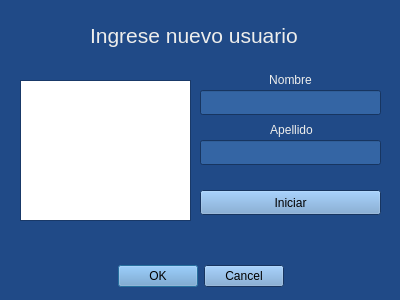
<?xml version="1.0" encoding="UTF-8"?>
<ui version="4.0">
 <class>Dialog1</class>
 <widget class="QDialog" name="Dialog1">
  <property name="geometry">
   <rect>
    <x>0</x>
    <y>0</y>
    <width>400</width>
    <height>300</height>
   </rect>
  </property>
  <property name="palette">
   <palette>
    <active>
     <colorrole role="WindowText">
      <brush brushstyle="SolidPattern">
       <color alpha="255">
        <red>238</red>
        <green>238</green>
        <blue>236</blue>
       </color>
      </brush>
     </colorrole>
     <colorrole role="Button">
      <brush brushstyle="SolidPattern">
       <color alpha="255">
        <red>114</red>
        <green>159</green>
        <blue>207</blue>
       </color>
      </brush>
     </colorrole>
     <colorrole role="Light">
      <brush brushstyle="SolidPattern">
       <color alpha="255">
        <red>48</red>
        <green>111</green>
        <blue>203</blue>
       </color>
      </brush>
     </colorrole>
     <colorrole role="Midlight">
      <brush brushstyle="SolidPattern">
       <color alpha="255">
        <red>40</red>
        <green>92</green>
        <blue>169</blue>
       </color>
      </brush>
     </colorrole>
     <colorrole role="Dark">
      <brush brushstyle="SolidPattern">
       <color alpha="255">
        <red>16</red>
        <green>37</green>
        <blue>67</blue>
       </color>
      </brush>
     </colorrole>
     <colorrole role="Mid">
      <brush brushstyle="SolidPattern">
       <color alpha="255">
        <red>21</red>
        <green>49</green>
        <blue>90</blue>
       </color>
      </brush>
     </colorrole>
     <colorrole role="Text">
      <brush brushstyle="SolidPattern">
       <color alpha="255">
        <red>238</red>
        <green>238</green>
        <blue>236</blue>
       </color>
      </brush>
     </colorrole>
     <colorrole role="BrightText">
      <brush brushstyle="SolidPattern">
       <color alpha="255">
        <red>255</red>
        <green>255</green>
        <blue>255</blue>
       </color>
      </brush>
     </colorrole>
     <colorrole role="ButtonText">
      <brush brushstyle="SolidPattern">
       <color alpha="255">
        <red>0</red>
        <green>0</green>
        <blue>0</blue>
       </color>
      </brush>
     </colorrole>
     <colorrole role="Base">
      <brush brushstyle="SolidPattern">
       <color alpha="255">
        <red>255</red>
        <green>255</green>
        <blue>255</blue>
       </color>
      </brush>
     </colorrole>
     <colorrole role="Window">
      <brush brushstyle="SolidPattern">
       <color alpha="255">
        <red>32</red>
        <green>74</green>
        <blue>135</blue>
       </color>
      </brush>
     </colorrole>
     <colorrole role="Shadow">
      <brush brushstyle="SolidPattern">
       <color alpha="255">
        <red>0</red>
        <green>0</green>
        <blue>0</blue>
       </color>
      </brush>
     </colorrole>
     <colorrole role="AlternateBase">
      <brush brushstyle="SolidPattern">
       <color alpha="255">
        <red>143</red>
        <green>164</green>
        <blue>195</blue>
       </color>
      </brush>
     </colorrole>
     <colorrole role="ToolTipBase">
      <brush brushstyle="SolidPattern">
       <color alpha="255">
        <red>255</red>
        <green>255</green>
        <blue>220</blue>
       </color>
      </brush>
     </colorrole>
     <colorrole role="ToolTipText">
      <brush brushstyle="SolidPattern">
       <color alpha="255">
        <red>238</red>
        <green>238</green>
        <blue>236</blue>
       </color>
      </brush>
     </colorrole>
    </active>
    <inactive>
     <colorrole role="WindowText">
      <brush brushstyle="SolidPattern">
       <color alpha="255">
        <red>238</red>
        <green>238</green>
        <blue>236</blue>
       </color>
      </brush>
     </colorrole>
     <colorrole role="Button">
      <brush brushstyle="SolidPattern">
       <color alpha="255">
        <red>114</red>
        <green>159</green>
        <blue>207</blue>
       </color>
      </brush>
     </colorrole>
     <colorrole role="Light">
      <brush brushstyle="SolidPattern">
       <color alpha="255">
        <red>48</red>
        <green>111</green>
        <blue>203</blue>
       </color>
      </brush>
     </colorrole>
     <colorrole role="Midlight">
      <brush brushstyle="SolidPattern">
       <color alpha="255">
        <red>40</red>
        <green>92</green>
        <blue>169</blue>
       </color>
      </brush>
     </colorrole>
     <colorrole role="Dark">
      <brush brushstyle="SolidPattern">
       <color alpha="255">
        <red>16</red>
        <green>37</green>
        <blue>67</blue>
       </color>
      </brush>
     </colorrole>
     <colorrole role="Mid">
      <brush brushstyle="SolidPattern">
       <color alpha="255">
        <red>21</red>
        <green>49</green>
        <blue>90</blue>
       </color>
      </brush>
     </colorrole>
     <colorrole role="Text">
      <brush brushstyle="SolidPattern">
       <color alpha="255">
        <red>238</red>
        <green>238</green>
        <blue>236</blue>
       </color>
      </brush>
     </colorrole>
     <colorrole role="BrightText">
      <brush brushstyle="SolidPattern">
       <color alpha="255">
        <red>255</red>
        <green>255</green>
        <blue>255</blue>
       </color>
      </brush>
     </colorrole>
     <colorrole role="ButtonText">
      <brush brushstyle="SolidPattern">
       <color alpha="255">
        <red>0</red>
        <green>0</green>
        <blue>0</blue>
       </color>
      </brush>
     </colorrole>
     <colorrole role="Base">
      <brush brushstyle="SolidPattern">
       <color alpha="255">
        <red>255</red>
        <green>255</green>
        <blue>255</blue>
       </color>
      </brush>
     </colorrole>
     <colorrole role="Window">
      <brush brushstyle="SolidPattern">
       <color alpha="255">
        <red>32</red>
        <green>74</green>
        <blue>135</blue>
       </color>
      </brush>
     </colorrole>
     <colorrole role="Shadow">
      <brush brushstyle="SolidPattern">
       <color alpha="255">
        <red>0</red>
        <green>0</green>
        <blue>0</blue>
       </color>
      </brush>
     </colorrole>
     <colorrole role="AlternateBase">
      <brush brushstyle="SolidPattern">
       <color alpha="255">
        <red>143</red>
        <green>164</green>
        <blue>195</blue>
       </color>
      </brush>
     </colorrole>
     <colorrole role="ToolTipBase">
      <brush brushstyle="SolidPattern">
       <color alpha="255">
        <red>255</red>
        <green>255</green>
        <blue>220</blue>
       </color>
      </brush>
     </colorrole>
     <colorrole role="ToolTipText">
      <brush brushstyle="SolidPattern">
       <color alpha="255">
        <red>238</red>
        <green>238</green>
        <blue>236</blue>
       </color>
      </brush>
     </colorrole>
    </inactive>
    <disabled>
     <colorrole role="WindowText">
      <brush brushstyle="SolidPattern">
       <color alpha="255">
        <red>16</red>
        <green>37</green>
        <blue>67</blue>
       </color>
      </brush>
     </colorrole>
     <colorrole role="Button">
      <brush brushstyle="SolidPattern">
       <color alpha="255">
        <red>114</red>
        <green>159</green>
        <blue>207</blue>
       </color>
      </brush>
     </colorrole>
     <colorrole role="Light">
      <brush brushstyle="SolidPattern">
       <color alpha="255">
        <red>48</red>
        <green>111</green>
        <blue>203</blue>
       </color>
      </brush>
     </colorrole>
     <colorrole role="Midlight">
      <brush brushstyle="SolidPattern">
       <color alpha="255">
        <red>40</red>
        <green>92</green>
        <blue>169</blue>
       </color>
      </brush>
     </colorrole>
     <colorrole role="Dark">
      <brush brushstyle="SolidPattern">
       <color alpha="255">
        <red>16</red>
        <green>37</green>
        <blue>67</blue>
       </color>
      </brush>
     </colorrole>
     <colorrole role="Mid">
      <brush brushstyle="SolidPattern">
       <color alpha="255">
        <red>21</red>
        <green>49</green>
        <blue>90</blue>
       </color>
      </brush>
     </colorrole>
     <colorrole role="Text">
      <brush brushstyle="SolidPattern">
       <color alpha="255">
        <red>16</red>
        <green>37</green>
        <blue>67</blue>
       </color>
      </brush>
     </colorrole>
     <colorrole role="BrightText">
      <brush brushstyle="SolidPattern">
       <color alpha="255">
        <red>255</red>
        <green>255</green>
        <blue>255</blue>
       </color>
      </brush>
     </colorrole>
     <colorrole role="ButtonText">
      <brush brushstyle="SolidPattern">
       <color alpha="255">
        <red>16</red>
        <green>37</green>
        <blue>67</blue>
       </color>
      </brush>
     </colorrole>
     <colorrole role="Base">
      <brush brushstyle="SolidPattern">
       <color alpha="255">
        <red>32</red>
        <green>74</green>
        <blue>135</blue>
       </color>
      </brush>
     </colorrole>
     <colorrole role="Window">
      <brush brushstyle="SolidPattern">
       <color alpha="255">
        <red>32</red>
        <green>74</green>
        <blue>135</blue>
       </color>
      </brush>
     </colorrole>
     <colorrole role="Shadow">
      <brush brushstyle="SolidPattern">
       <color alpha="255">
        <red>0</red>
        <green>0</green>
        <blue>0</blue>
       </color>
      </brush>
     </colorrole>
     <colorrole role="AlternateBase">
      <brush brushstyle="SolidPattern">
       <color alpha="255">
        <red>32</red>
        <green>74</green>
        <blue>135</blue>
       </color>
      </brush>
     </colorrole>
     <colorrole role="ToolTipBase">
      <brush brushstyle="SolidPattern">
       <color alpha="255">
        <red>255</red>
        <green>255</green>
        <blue>220</blue>
       </color>
      </brush>
     </colorrole>
     <colorrole role="ToolTipText">
      <brush brushstyle="SolidPattern">
       <color alpha="255">
        <red>238</red>
        <green>238</green>
        <blue>236</blue>
       </color>
      </brush>
     </colorrole>
    </disabled>
   </palette>
  </property>
  <property name="windowTitle">
   <string>Dialog</string>
  </property>
  <widget class="QDialogButtonBox" name="buttonBox">
   <property name="geometry">
    <rect>
     <x>10</x>
     <y>260</y>
     <width>381</width>
     <height>32</height>
    </rect>
   </property>
   <property name="layoutDirection">
    <enum>Qt::LeftToRight</enum>
   </property>
   <property name="orientation">
    <enum>Qt::Horizontal</enum>
   </property>
   <property name="standardButtons">
    <set>QDialogButtonBox::Cancel|QDialogButtonBox::Ok</set>
   </property>
   <property name="centerButtons">
    <bool>true</bool>
   </property>
  </widget>
  <widget class="QLabel" name="label">
   <property name="geometry">
    <rect>
     <x>90</x>
     <y>20</y>
     <width>221</width>
     <height>31</height>
    </rect>
   </property>
   <property name="font">
    <font>
     <pointsize>16</pointsize>
    </font>
   </property>
   <property name="text">
    <string>Ingrese nuevo usuario</string>
   </property>
  </widget>
  <widget class="QPushButton" name="pushButton">
   <property name="geometry">
    <rect>
     <x>200</x>
     <y>190</y>
     <width>181</width>
     <height>25</height>
    </rect>
   </property>
   <property name="text">
    <string>Iniciar</string>
   </property>
  </widget>
  <widget class="QLabel" name="label_2">
   <property name="geometry">
    <rect>
     <x>200</x>
     <y>70</y>
     <width>181</width>
     <height>20</height>
    </rect>
   </property>
   <property name="text">
    <string>Nombre</string>
   </property>
   <property name="alignment">
    <set>Qt::AlignCenter</set>
   </property>
  </widget>
  <widget class="QLineEdit" name="lineEdit">
   <property name="geometry">
    <rect>
     <x>200</x>
     <y>90</y>
     <width>181</width>
     <height>25</height>
    </rect>
   </property>
   <property name="palette">
    <palette>
     <active>
      <colorrole role="WindowText">
       <brush brushstyle="SolidPattern">
        <color alpha="255">
         <red>114</red>
         <green>159</green>
         <blue>207</blue>
        </color>
       </brush>
      </colorrole>
      <colorrole role="BrightText">
       <brush brushstyle="SolidPattern">
        <color alpha="255">
         <red>0</red>
         <green>0</green>
         <blue>0</blue>
        </color>
       </brush>
      </colorrole>
      <colorrole role="Base">
       <brush brushstyle="SolidPattern">
        <color alpha="255">
         <red>52</red>
         <green>101</green>
         <blue>164</blue>
        </color>
       </brush>
      </colorrole>
     </active>
     <inactive>
      <colorrole role="WindowText">
       <brush brushstyle="SolidPattern">
        <color alpha="255">
         <red>114</red>
         <green>159</green>
         <blue>207</blue>
        </color>
       </brush>
      </colorrole>
      <colorrole role="BrightText">
       <brush brushstyle="SolidPattern">
        <color alpha="255">
         <red>0</red>
         <green>0</green>
         <blue>0</blue>
        </color>
       </brush>
      </colorrole>
      <colorrole role="Base">
       <brush brushstyle="SolidPattern">
        <color alpha="255">
         <red>52</red>
         <green>101</green>
         <blue>164</blue>
        </color>
       </brush>
      </colorrole>
     </inactive>
     <disabled>
      <colorrole role="WindowText">
       <brush brushstyle="SolidPattern">
        <color alpha="255">
         <red>16</red>
         <green>37</green>
         <blue>67</blue>
        </color>
       </brush>
      </colorrole>
      <colorrole role="BrightText">
       <brush brushstyle="SolidPattern">
        <color alpha="255">
         <red>0</red>
         <green>0</green>
         <blue>0</blue>
        </color>
       </brush>
      </colorrole>
      <colorrole role="Base">
       <brush brushstyle="SolidPattern">
        <color alpha="255">
         <red>32</red>
         <green>74</green>
         <blue>135</blue>
        </color>
       </brush>
      </colorrole>
     </disabled>
    </palette>
   </property>
   <property name="text">
    <string/>
   </property>
  </widget>
  <widget class="QLineEdit" name="lineEdit_2">
   <property name="geometry">
    <rect>
     <x>200</x>
     <y>140</y>
     <width>181</width>
     <height>25</height>
    </rect>
   </property>
   <property name="palette">
    <palette>
     <active>
      <colorrole role="WindowText">
       <brush brushstyle="SolidPattern">
        <color alpha="255">
         <red>114</red>
         <green>159</green>
         <blue>207</blue>
        </color>
       </brush>
      </colorrole>
      <colorrole role="BrightText">
       <brush brushstyle="SolidPattern">
        <color alpha="255">
         <red>0</red>
         <green>0</green>
         <blue>0</blue>
        </color>
       </brush>
      </colorrole>
      <colorrole role="Base">
       <brush brushstyle="SolidPattern">
        <color alpha="255">
         <red>52</red>
         <green>101</green>
         <blue>164</blue>
        </color>
       </brush>
      </colorrole>
     </active>
     <inactive>
      <colorrole role="WindowText">
       <brush brushstyle="SolidPattern">
        <color alpha="255">
         <red>114</red>
         <green>159</green>
         <blue>207</blue>
        </color>
       </brush>
      </colorrole>
      <colorrole role="BrightText">
       <brush brushstyle="SolidPattern">
        <color alpha="255">
         <red>0</red>
         <green>0</green>
         <blue>0</blue>
        </color>
       </brush>
      </colorrole>
      <colorrole role="Base">
       <brush brushstyle="SolidPattern">
        <color alpha="255">
         <red>52</red>
         <green>101</green>
         <blue>164</blue>
        </color>
       </brush>
      </colorrole>
     </inactive>
     <disabled>
      <colorrole role="WindowText">
       <brush brushstyle="SolidPattern">
        <color alpha="255">
         <red>16</red>
         <green>37</green>
         <blue>67</blue>
        </color>
       </brush>
      </colorrole>
      <colorrole role="BrightText">
       <brush brushstyle="SolidPattern">
        <color alpha="255">
         <red>0</red>
         <green>0</green>
         <blue>0</blue>
        </color>
       </brush>
      </colorrole>
      <colorrole role="Base">
       <brush brushstyle="SolidPattern">
        <color alpha="255">
         <red>32</red>
         <green>74</green>
         <blue>135</blue>
        </color>
       </brush>
      </colorrole>
     </disabled>
    </palette>
   </property>
   <property name="text">
    <string/>
   </property>
  </widget>
  <widget class="QLabel" name="label_3">
   <property name="geometry">
    <rect>
     <x>206</x>
     <y>120</y>
     <width>171</width>
     <height>20</height>
    </rect>
   </property>
   <property name="text">
    <string>Apellido</string>
   </property>
   <property name="alignment">
    <set>Qt::AlignCenter</set>
   </property>
  </widget>
  <widget class="QGraphicsView" name="graphicsView">
   <property name="geometry">
    <rect>
     <x>20</x>
     <y>80</y>
     <width>171</width>
     <height>141</height>
    </rect>
   </property>
  </widget>
 </widget>
 <resources/>
 <connections>
  <connection>
   <sender>buttonBox</sender>
   <signal>accepted()</signal>
   <receiver>Dialog1</receiver>
   <slot>accept()</slot>
   <hints>
    <hint type="sourcelabel">
     <x>248</x>
     <y>254</y>
    </hint>
    <hint type="destinationlabel">
     <x>157</x>
     <y>274</y>
    </hint>
   </hints>
  </connection>
  <connection>
   <sender>buttonBox</sender>
   <signal>rejected()</signal>
   <receiver>Dialog1</receiver>
   <slot>reject()</slot>
   <hints>
    <hint type="sourcelabel">
     <x>316</x>
     <y>260</y>
    </hint>
    <hint type="destinationlabel">
     <x>286</x>
     <y>274</y>
    </hint>
   </hints>
  </connection>
 </connections>
</ui>
